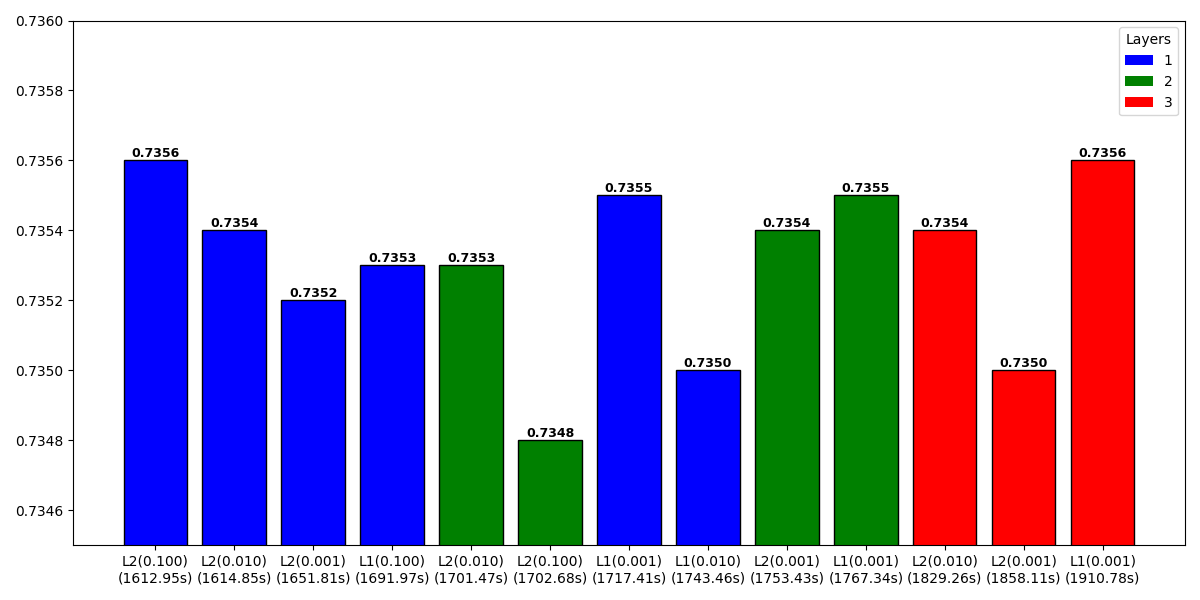

Here is the Python script that generated this plot:
import matplotlib.pyplot as plt

d = [  # layers, regulariser, accuracy, time
    [1, "L1(0.001)", 0.7355, 1717.41],
    [1, "L1(0.010)", 0.735, 1743.46],
    [1, "L1(0.100)", 0.7353, 1691.97],
    [1, "L2(0.001)", 0.7352, 1651.81],
    [1, "L2(0.010)", 0.7354, 1614.85],
    [1, "L2(0.100)", 0.7356, 1612.95],
    [2, "L1(0.001)", 0.7355, 1767.34],
    # [2, "L1(0.010)", 0.5057, 1774.88],
    # [2, "L1(0.100)", 0.4943, 1803.4],
    [2, "L2(0.001)", 0.7354, 1753.43],
    [2, "L2(0.010)", 0.7353, 1701.47],
    [2, "L2(0.100)", 0.7348, 1702.68],
    [3, "L1(0.001)", 0.7356, 1910.78],
    # [3, "L1(0.010)", 0.4943, 1858.15],
    # [3, "L1(0.100)", 0.4943, 1887.93],
    [3, "L2(0.001)", 0.735, 1858.11],
    [3, "L2(0.010)", 0.7354, 1829.26],
    # [3, "L2(0.100)", 0.5057, 1836.38]
    ]

# sort by duration
d_sorted = sorted(d, key=lambda x: x[3])

# get values for plotting
layers = [item[0] for item in d_sorted]
regularisers = [item[1] for item in d_sorted]
accuracies = [item[2] for item in d_sorted]
times = [item[3] for item in d_sorted]

# coloring
colors = {1: 'b', 2: 'g', 3: 'r'}
bar_colors = [colors[layer] for layer in layers]

# bar the chart
plt.figure(figsize=(12, 6))
bars = plt.bar(range(len(d_sorted)), accuracies, color=bar_colors, edgecolor='black')

# ylim to show differences
plt.ylim(0.7345, 0.736)

# add labels for accuracy
for i, bar in enumerate(bars):
    plt.text(bar.get_x() + bar.get_width() / 2, bar.get_height(), f'{accuracies[i]:.4f}', ha='center', va='bottom', fontsize=9, fontweight='bold')

# put the rest as x labels
plt.xticks(range(len(d_sorted)), [f'{regularisers[i]}\n({times[i]}s)' for i in range(len(d_sorted))])

# legend for layers
legend = [plt.Rectangle((0, 0), 1, 1, fc=colors[layer]) for layer in colors]
plt.legend(legend, colors.keys(), title='Layers')

# display
plt.tight_layout()
plt.show()
